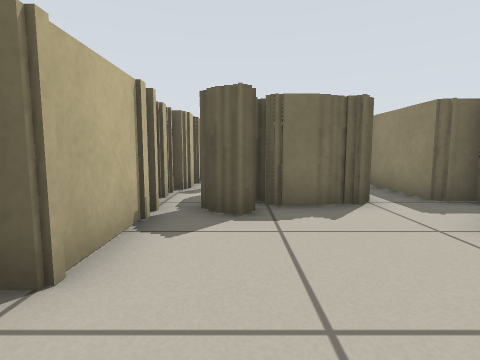
View 1 (above)

16 first-person views from a walk through a Stage world. The camera is 0.51 m above the floor, tilts 6° down and sees 80° across. The lines on the ground mark 1 m squares. The floor is counted in squares, 0.5 m on a side. Each view is taken from the middle of a square. On the plan, view 1 faces up. The plan holds only what a view shows up to about 12 squares ahead; the rest is blank. The place goes on beyond the plan. Robots are left out.

View 2
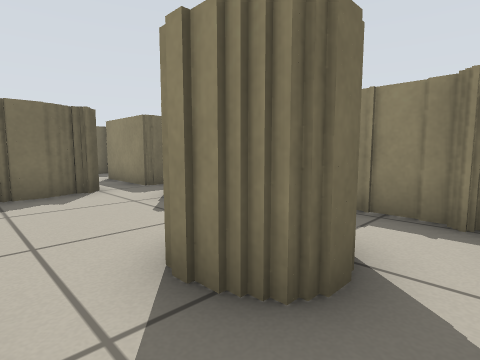

View 3
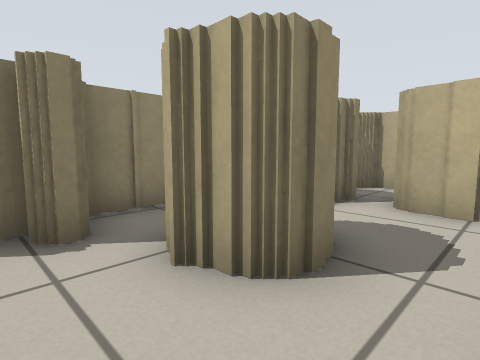

View 4
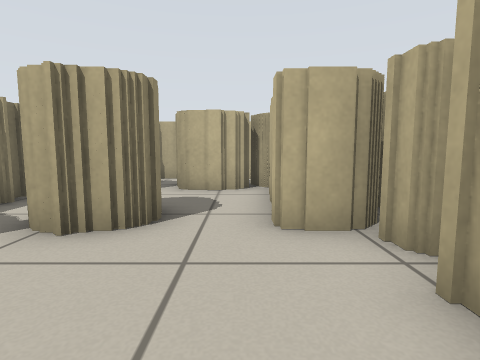

View 5
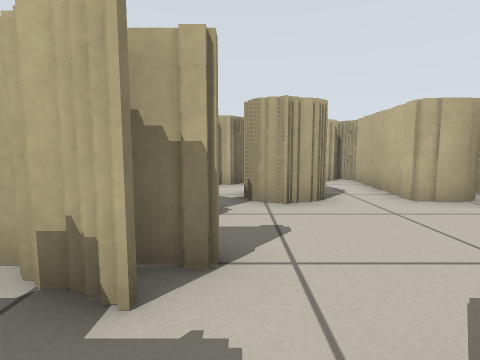

View 6
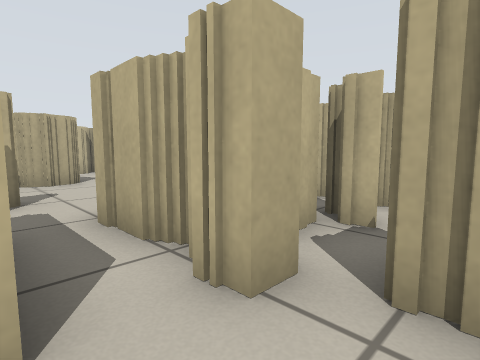

View 7
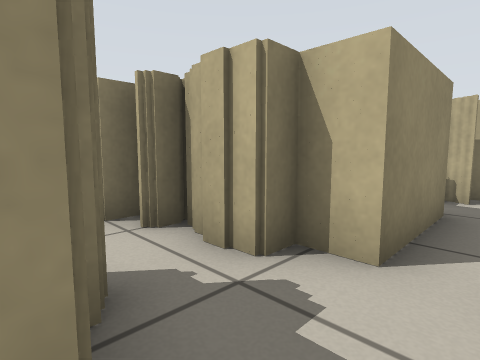

View 8
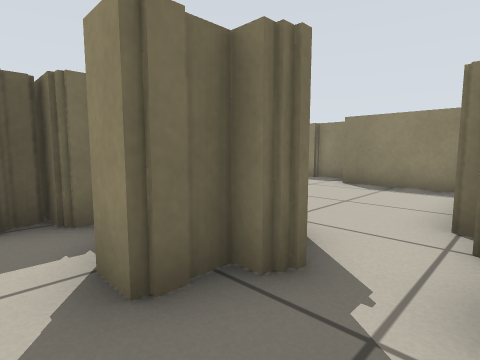

View 9
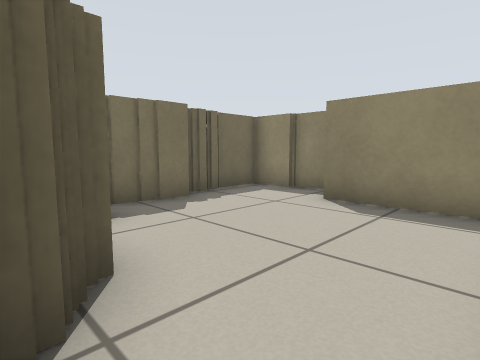

View 10
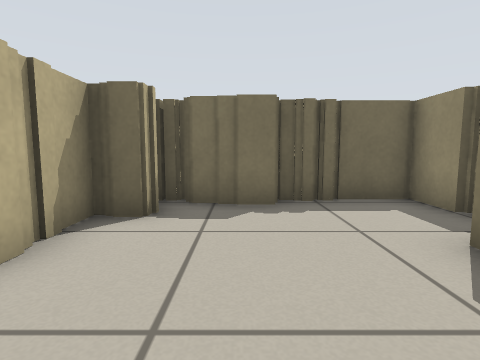

View 11
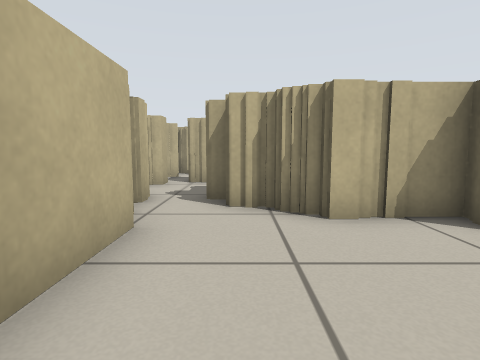

View 12
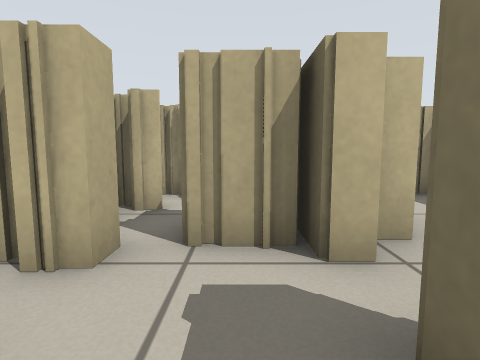

View 13
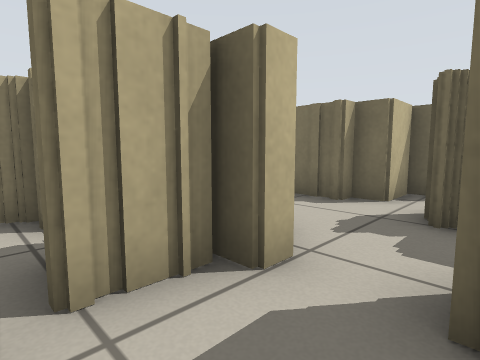

View 14
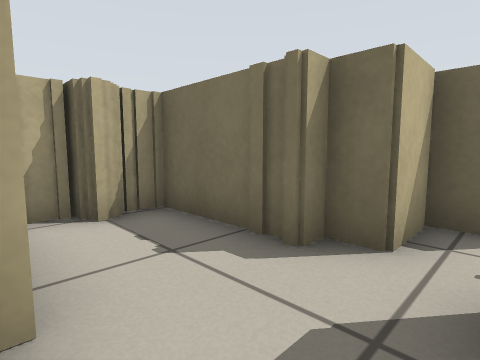

View 15
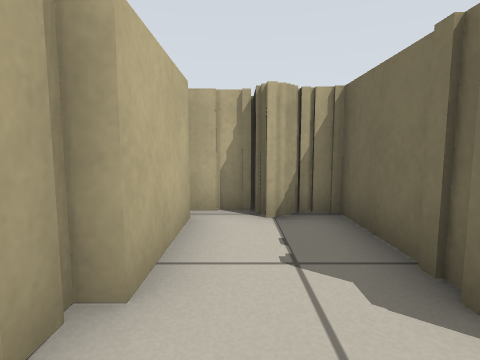

View 16
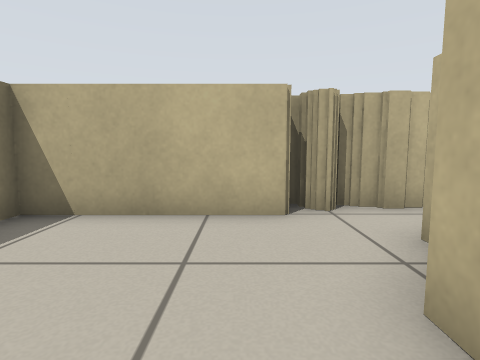

### Floor plan
Points are (right, up) in squares from view 1. A wall is a line through its corners. A room is listed if a view was taken in it or the views show most of it. See-through windows are left out.
Room 1 (views 1, 2, 3, 4)
walls: (3.2, 3.2) (3.2, 3.6); (0.2, 4.5) (-0.5, 4.5); (3.5, 0.9) (3.5, 1.3); (-1.8, 1.4) (-1.8, 0.9); (-1.6, 0.5) (-0.6, 0.5) (-0.6, -1.8); (1.9, 5.2) (0.4, 5.2); (2.4, -1.1) (1.3, -1.1) (1.3, 0.5) (2.8, 0.5); (-1.5, 4.4) (-1.5, 1.9); (2.5, 5.4) (1.8, 5.4); (-0.6, -1.9) (-0.6, -2.6); (3.1, -2.4) (3.6, -2.4); (0, -3.2) (1.5, -3.2); (4.7, -2.2) (4.7, 0.6); (2.5, -3.9) (2.5, -3.2); (-1.5, 8.8) (-1.5, 7.2)
ways out: opening at (3, 4) to room 2; opening at (-1, 9) to room 6
Room 2 (view 5)
walls: (2.5, 7.4) (2.5, 5.8); (4.8, 5.6) (3.8, 5.6) (3.8, 8.4); (3.9, 4) (4.8, 4); (3.2, 3.6) (4, 3.6); (2.5, 8.7) (2.5, 8.2)
ways out: opening at (3, 4) to room 1; opening at (3, 9) to room 3
Room 3 (views 6, 8, 9, 12, 13)
walls: (4.7, 10.8) (3.8, 10.8); (5.2, 10.5) (4.7, 10.5); (3.8, 8.4) (4.7, 8.4) (4.7, 9) (5.9, 9); (2.1, 10.6) (2.1, 9.4); (5.8, 8.7) (6.4, 8.7); (6.6, 11.7) (5.9, 11.7)
ways out: opening at (3, 9) to room 2; opening at (3, 11.5) to room 4; opening at (6, 10) to room 5; opening at (2, 9) to room 6
Room 4 (views 7, 14, 15)
walls: (1.1, 12) (1.8, 12) (1.8, 11.5); (1.4, 14.6) (-1.5, 14.6) (-1.5, 13.1); (2.1, 15) (1.4, 15); (-1.2, 12.2) (1.2, 12.2); (2.5, 11.2) (2.5, 10.8); (3.8, 13.1) (3.8, 14.2); (-1.8, 13.2) (-1.8, 12.1); (3.9, 13.7) (3.2, 13.7); (3.8, 10.8) (3.8, 11.5); (4.7, 10.5) (4.7, 10.8)
ways out: opening at (3, 11.5) to room 3
Room 5 (views 10, 11, 16)
walls: (7.6, 14.8) (7.6, 14.2) (6.6, 14.2); (9.8, 15.3) (8, 15.3); (6.6, 12.4) (6.6, 11.7); (6.9, 14.5) (6.9, 12.2); (8, 15.8) (7.2, 15.8); (5.9, 11.7) (5.9, 10.8); (12.5, 14.5) (12.5, 15.8) (9.8, 15.8); (12.8, 13.5) (12.8, 14.6); (7.2, 9.6) (11.5, 9.6) (11.5, 13); (5.2, 10.8) (5.2, 10.5)
ways out: opening at (6, 10) to room 3
Room 6 (no view inside)
walls: (0.2, 8.8) (0.2, 8) (1, 8); (-0.2, 9.8) (-0.9, 9.8); (2, 8.7) (2.5, 8.7); (2.5, 10.8) (1.4, 10.8)
ways out: opening at (-1, 9) to room 1; opening at (2, 9) to room 3

Positions as (right, up) in squares from view 1, and headings:
1: (0, 0), facing up
2: (0, -2), facing up-right
3: (0, 2), facing down-right
4: (0, 4), facing down
5: (3, 6), facing down
6: (4, 10), facing down-left
7: (3, 11), facing down-right
8: (3, 9), facing up-right
9: (6, 10), facing up-right
10: (9, 10), facing up
11: (11, 11), facing left
12: (5, 10), facing left
13: (4, 9), facing up-left
14: (3, 12), facing up-left
15: (3, 13), facing left
16: (8, 14), facing down
